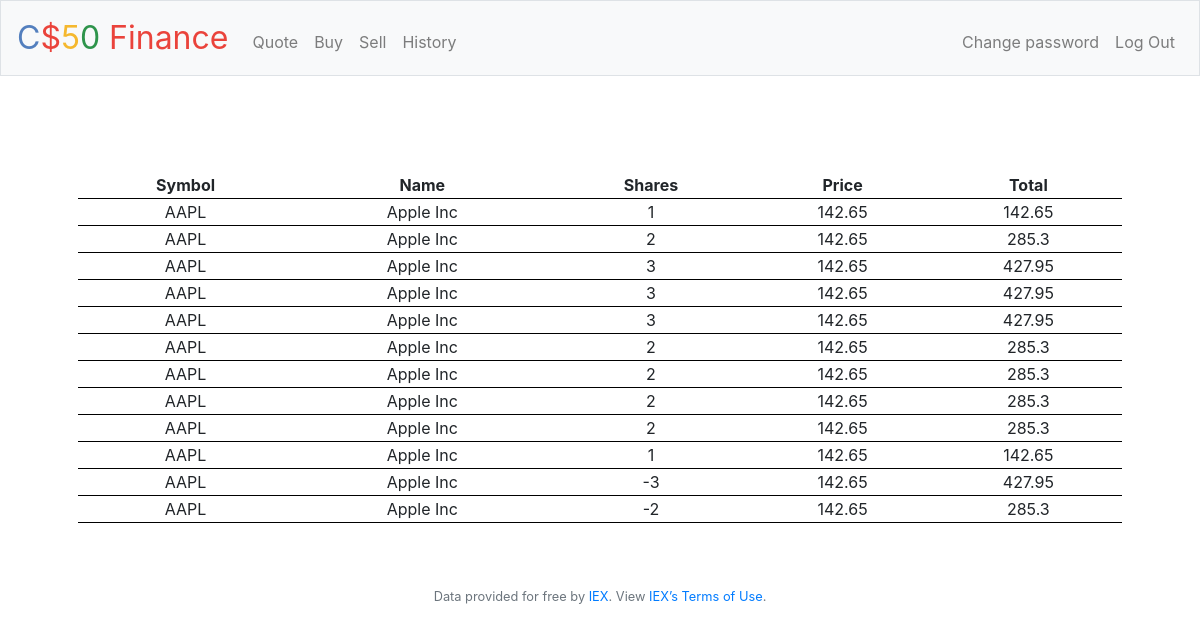
The app's page /history (signed in) with its own data.
### tables this page shows
CREATE TABLE history (id INTEGER, symbol TEXT, shares NUMERIC, name TEXT, price TEXT, total TEXT, FOREIGN KEY(id) REFERENCES users(id));

### app.py (the view)
@app.route("/history")
@login_required
def history():
    data = db.execute("SELECT * FROM history WHERE ID = ?", session["user_id"])
    return render_template("history.html", data=data)

### app.py (called while the page is built)
@app.after_request
def after_request(response):
    response.headers["Cache-Control"] = "no-cache, no-store, must-revalidate"
    response.headers["Expires"] = 0
    response.headers["Pragma"] = "no-cache"
    return response

### helpers.py (called while the page is built)
def login_required(f):
    @wraps(f)
    def decorated_function(*args, **kwargs):
        if session.get("user_id") is None:
            return redirect("/login")
        return f(*args, **kwargs)
    return decorated_function

### templates/history.html
{% extends "layout.html" %}
{% block main %}
    <br><br>
    <table>
        <thead>
            <tr>
                <th>Symbol</th>
                <th>Name</th></th>
                <th>Shares</th>
                <th>Price</th>
                <th>Total</th>
            </tr>
        </thead>
        <tbody>
            {% for row in data %}
                <tr>
                    <td>{{row.symbol}}</td>
                    <td>{{row.name}}</td>
                    <td>{{row.shares}}</td>
                    <td>{{row.price}}</td>
                    <td>{{row.total}}</td>
                </tr>
            {% endfor %}
        </tbody>
    </table>
{% endblock %}

### templates/layout.html (shortened to what this page needs)
<!DOCTYPE html>
<html lang="en">
    <head>
        <link rel="stylesheet" href="https://cdn.jsdelivr.net/npm/bootstrap@4.5.3/dist/css/bootstrap.min.css">
        <link href="/static/styles.css" rel="stylesheet">
    </head>
    <body>
        <nav class="navbar navbar-expand-md navbar-light bg-light border">
            <a class="navbar-brand" href="/"><span class="blue">C</span><span class="red">$</span><span class="yellow">5</span><span class="green">0</span> <span class="red">Finance</span></a>
            <div class="collapse navbar-collapse" id="navbar">
                {% if session.user_id %}
                    <ul class="navbar-nav mr-auto mt-2">
                        <li class="nav-item"><a class="nav-link" href="/quote">Quote</a></li>
                        <li class="nav-item"><a class="nav-link" href="/buy">Buy</a></li>
                        <li class="nav-item"><a class="nav-link" href="/sell">Sell</a></li>
                        <li class="nav-item"><a class="nav-link" href="/history">History</a></li>
                    </ul>
                    <ul class="navbar-nav ml-auto mt-2">
                        <li class="nav-item"><a class="nav-link" href="/password">Change password</a></li>
                        <li class="nav-item"><a class="nav-link" href="/logout">Log Out</a></li>
                    </ul>
                {% else %}
                    <ul class="navbar-nav ml-auto mt-2">
                        <li class="nav-item"><a class="nav-link" href="/register">Register</a></li>
                        <li class="nav-item"><a class="nav-link" href="/login">Log In</a></li>
                    </ul>
                {% endif %}
            </div>
        </nav>
        <main class="container p-5">
            {% block main %}{% endblock %}
        </main>
        <footer class="small text-center text-muted">
            Data provided for free by <a href="https://iextrading.com/developer">IEX</a>. View <a href="https://iextrading.com/api-exhibit-a/">IEX’s Terms of Use</a>.
        </footer>
    </body>
</html>

### static/styles.css (style rules this page uses)
nav .navbar-brand { font-size: xx-large; }
nav .navbar-brand .blue { color: #537fbe; }
nav .navbar-brand .red { color: #ea433b; }
nav .navbar-brand .yellow { color: #f5b82e; }
nav .navbar-brand .green { color: #2e944b; }
main { overflow-x: auto; text-align: center; }
table { background-color: transparent; margin-bottom: 1rem; width: 100%; }
table { border-collapse: collapse; }
tr { border-bottom: 1pt solid black; }

### records on screen
history: symbol "AAPL", name "Apple Inc", shares "1", price "142.65", total "142.65"
history: symbol "AAPL", name "Apple Inc", shares "2", price "142.65", total "285.3"
history: symbol "AAPL", name "Apple Inc", shares "3", price "142.65", total "427.95"
history: symbol "AAPL", name "Apple Inc", shares "3", price "142.65", total "427.95"
history: symbol "AAPL", name "Apple Inc", shares "3", price "142.65", total "427.95"
history: symbol "AAPL", name "Apple Inc", shares "2", price "142.65", total "285.3"
history: symbol "AAPL", name "Apple Inc", shares "2", price "142.65", total "285.3"
history: symbol "AAPL", name "Apple Inc", shares "2", price "142.65", total "285.3"
history: symbol "AAPL", name "Apple Inc", shares "2", price "142.65", total "285.3"
history: symbol "AAPL", name "Apple Inc", shares "1", price "142.65", total "142.65"
history: symbol "AAPL", name "Apple Inc", shares "-3", price "142.65", total "427.95"
history: symbol "AAPL", name "Apple Inc", shares "-2", price "142.65", total "285.3"
